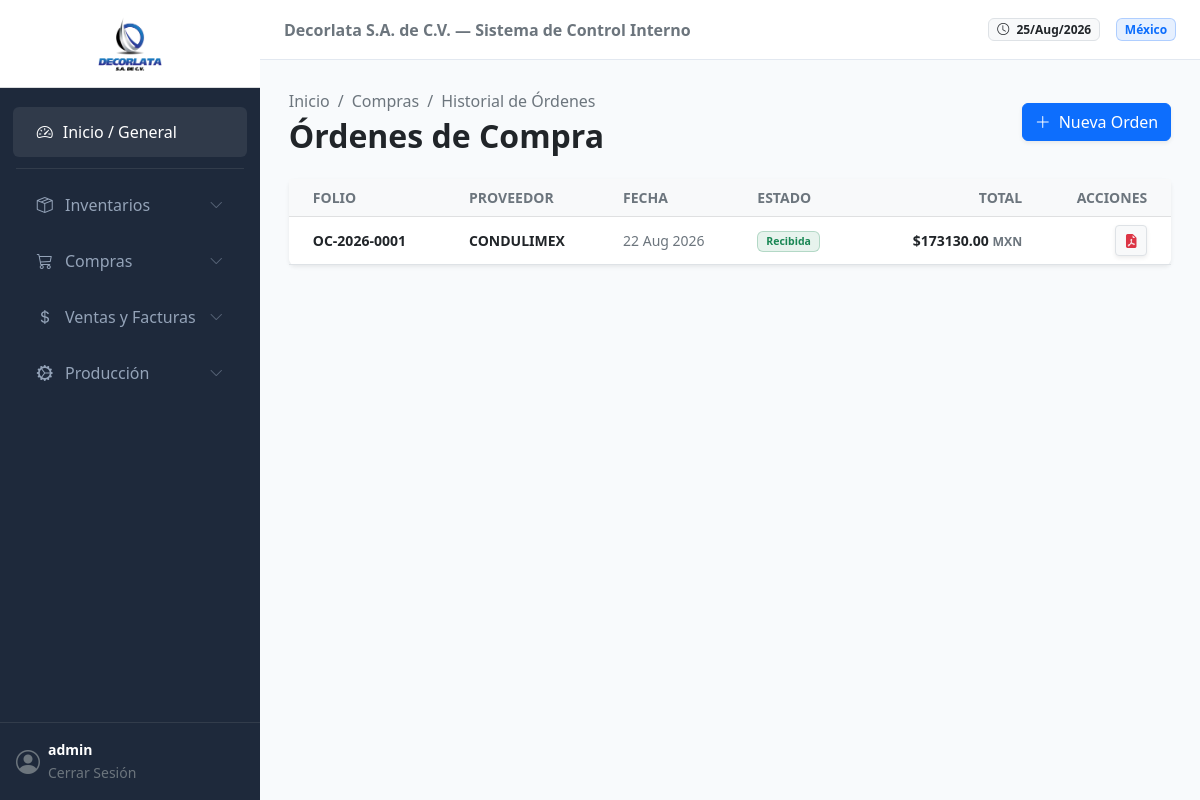
Page /compras/historial/ (signed in) on the earlier database version.
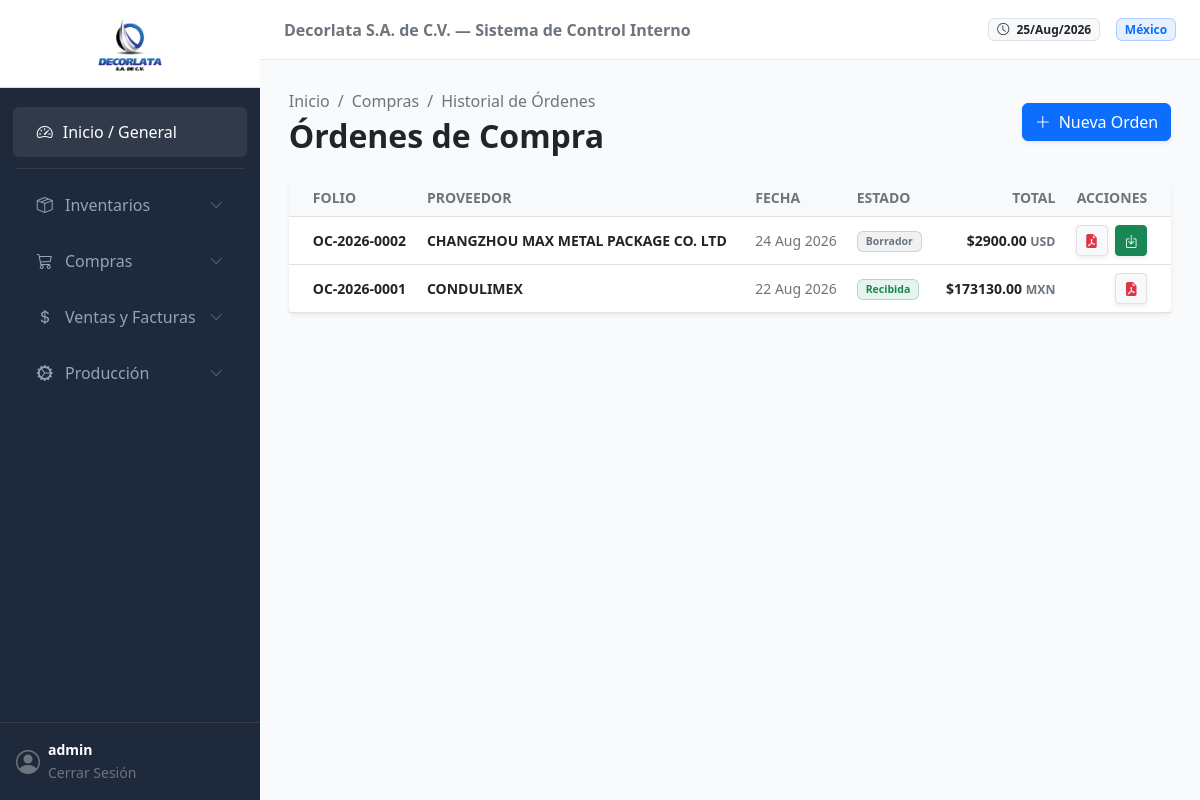
Same page on the later database version.
### compras/models.py (models this page shows, shortened)
class OrdenCompra_Maestro(models.Model):
    ESTADO_CHOICES = [
        ('BORRADOR', 'Borrador'),
        ('AUTORIZADA', 'Autorizada (Pendiente de Recepción)'),
        ('RECIBIDA', 'Recibida (Ingresada a Almacén)'),
        ('CANCELADA', 'Cancelada'),
    ]
    folio = models.CharField(max_length=20, unique=True, editable=False)
    proveedor = models.ForeignKey(Proveedor, on_delete=models.PROTECT)
    fecha_emision = models.DateTimeField(auto_now_add=True)
    fecha_esperada = models.DateField(blank=True, null=True)
    bodega_destino = models.ForeignKey(Bodega, on_delete=models.PROTECT, help_text="Almacén donde se recibirá la mercancía")
    moneda = models.ForeignKey(Moneda, on_delete=models.PROTECT)
    tipo_cambio_aplicado = models.DecimalField(
        max_digits=18, decimal_places=6, default=Decimal('1.000000'),
        help_text="Se captura automáticamente al autorizar/recibir si la moneda no es local"
    )
    estado = models.CharField(max_length=15, choices=ESTADO_CHOICES, default='BORRADOR')
    observaciones = models.TextField(blank=True, null=True)
    subtotal = models.DecimalField(max_digits=18, decimal_places=4, default=Decimal('0.0000'))
    impuestos = models.DecimalField(max_digits=18, decimal_places=4, default=Decimal('0.0000'))
    total = models.DecimalField(max_digits=18, decimal_places=4, default=Decimal('0.0000'))
    class Meta:
        verbose_name = "Orden de Compra"
        verbose_name_plural = "Órdenes de Compra"
        ordering = ['-fecha_emision']

class Proveedor(models.Model):
    rfc = models.CharField(max_length=15, unique=True, verbose_name="RFC / Tax ID")
    razon_social = models.CharField(max_length=255)
    nombre_comercial = models.CharField(max_length=255, blank=True, null=True)
    email = models.EmailField(blank=True, null=True)
    telefono = models.CharField(max_length=20, blank=True, null=True)
    direccion = models.TextField(blank=True, null=True)
    dias_credito = models.IntegerField(default=0, help_text="Días de crédito otorgados por el proveedor")
    activo = models.BooleanField(default=True)
    class Meta:
        verbose_name = "Proveedor"
        verbose_name_plural = "Proveedores"

### general/models.py (models this page shows, shortened)
class Moneda(models.Model):
    codigo = models.CharField(max_length=3, unique=True, verbose_name="Código ISO")
    nombre = models.CharField(max_length=50, verbose_name="Nombre de la Moneda")
    simbolo = models.CharField(max_length=5, verbose_name="Simbolo ($, €, etc.)")
    class Meta:
        verbose_name = "Moneda"
        verbose_name_plural = "Monedass"

### compras/views.py (the view)
# urls.py: path('historial/', views.historial_ordenes_view, name='historial_ordenes'),
@login_required
def historial_ordenes_view(request):
    ordenes = OrdenCompra_Maestro.objects.select_related('proveedor', 'moneda').all().order_by('-fecha_emision')
    return render(request, 'compras/historial_ordenes.html', {'ordenes': ordenes})

### compras/templates/compras/historial_ordenes.html (shortened to what this page needs)
{% extends 'general/base.html' %}
{% load static %}
{% block content %}
<div class="d-flex justify-content-between align-items-center mb-4 flex-wrap gap-3">
    <div>
        <nav aria-label="breadcrumb">
            <ol class="breadcrumb mb-1 small">
                <li class="breadcrumb-item"><a href="{% url 'general:dashboard' %}" class="text-decoration-none text-muted">Inicio</a></li>
                <li class="breadcrumb-item"><a href="#" class="text-decoration-none text-muted">Compras</a></li>
                <li class="breadcrumb-item active" aria-current="page">Historial de Órdenes</li>
            </ol>
        </nav>
        <h2 class="fw-bold text-dark mb-0">Órdenes de Compra</h2>
    </div>
    <div>
        <a href="{% url 'compras:crear_orden' %}" class="btn btn-primary shadow-sm">
            <i class="bi bi-plus-lg me-2"></i>Nueva Orden
        </a>
    </div>
</div>
<div class="card border-0 shadow-sm">
    <div class="card-body p-0">
        <div class="table-responsive">
            <table class="table table-hover align-middle mb-0">
                <thead class="table-light text-muted small text-uppercase">
                    <tr>
                        <th class="ps-4">Folio</th>
                        <th>Proveedor</th>
                        <th>Fecha</th>
                        <th>Estado</th>
                        <th class="text-end">Total</th>
                        <th class="text-end pe-4">Acciones</th>
                    </tr>
                </thead>
                <tbody class="text-secondary small">
                    {% for orden in ordenes %}
                    <tr>
                        <td class="ps-4 fw-bold text-dark">{{ orden.folio }}</td>
                        <td class="fw-semibold text-dark">{{ orden.proveedor.razon_social }}</td>
                        <td>{{ orden.fecha_emision|date:"d M Y" }}</td>
                        <td>
                            {% if orden.estado == 'BORRADOR' %}
                                <span class="badge bg-secondary bg-opacity-10 text-secondary border border-secondary border-opacity-25 px-2 py-1">Borrador</span>
                            {% elif orden.estado == 'AUTORIZADA' %}
                                <span class="badge bg-primary bg-opacity-10 text-primary border border-primary border-opacity-25 px-2 py-1">Autorizada</span>
                            {% elif orden.estado == 'RECIBIDA' %}
                                <span class="badge bg-success bg-opacity-10 text-success border border-success border-opacity-25 px-2 py-1">Recibida</span>
                            {% else %}
                                <span class="badge bg-dark bg-opacity-10 text-dark border border-dark border-opacity-25 px-2 py-1">{{ orden.estado }}</span>
                            {% endif %}
                        </td>
                        <td class="text-end fw-semibold text-dark">
                            {{ orden.moneda.simbolo|default:"$" }}{{ orden.total|floatformat:2 }} <small class="text-muted">{{ orden.moneda.codigo }}</small>
                        </td>
                        <td class="text-end pe-4">
                            <a href="{% url 'compras:orden_pdf' orden.id %}" target="_blank" class="btn btn-sm btn-light text-danger border shadow-sm" title="Descargar PDF">
                                <i class="bi bi-file-earmark-pdf-fill"></i>
                            </a>
                            {% if orden.estado != 'RECIBIDA' %}
                            <form action="{% url 'compras:recibir_orden' orden.id %}" method="POST" class="d-inline">
                                <button type="submit" class="btn btn-sm btn-success shadow-sm ms-1"
                                        title="Recibir e Ingresar al Kardex"
                                        onclick="return confirm('¿Confirmas la recepción física de esta mercancía en el almacén?');">
                                    <i class="bi bi-box-arrow-in-down"></i>
                                </button>
                            </form>
                            {% endif %}
                        </td>
                    </tr>
                    {% endfor %}
                </tbody>
            </table>
        </div>
    </div>
</div>
{% endblock %}

### general/templates/general/base.html (shortened to what this page needs)
{% load static %}
<!DOCTYPE html>
<html lang="es">
<head>
    <link href="https://cdn.jsdelivr.net/npm/bootstrap@5.2.3/dist/css/bootstrap.min.css" rel="stylesheet">
    <link rel="stylesheet" href="https://cdn.jsdelivr.net/npm/bootstrap-icons@1.10.5/font/bootstrap-icons.css">
</head>
<body hx-headers='{"X-CSRFToken": "{{ csrf_token }}"}'>
    <nav class="sidebar d-flex flex-column" id="sidebarMenu">
        <div class="p-3 text-center border-bottom border-secondary border-opacity-25 bg-white">
            <img src="{% static 'general/img/logo_decorlata.png' %}" alt="Decorlata" class="img-fluid" style="max-height: 55px; width: auto;">
        </div>
        <div class="nav flex-column mt-3 flex-grow-1">
            <a href="{% url 'general:dashboard' %}" class="nav-link active">
                <i class="bi bi-speedometer2"></i> Inicio / General
            </a>
            <hr class="text-secondary mx-3 my-2 opacity-25">
            <a href="#submenuInventario" data-bs-toggle="collapse" class="nav-link d-flex justify-content-between align-items-center" aria-expanded="false">
                <span><i class="bi bi-box-seam me-2"></i> Inventarios</span>
                <i class="bi bi-chevron-down small opacity-50"></i>
            </a>
            <a href="#submenuCompras" data-bs-toggle="collapse" class="nav-link d-flex justify-content-between align-items-center" aria-expanded="false">
                <span><i class="bi bi-cart3 me-2"></i> Compras</span>
                <i class="bi bi-chevron-down small opacity-50"></i>
            </a>
            <a href="#submenuVentas" data-bs-toggle="collapse" class="nav-link d-flex justify-content-between align-items-center" aria-expanded="false">
                <span><i class="bi bi-currency-dollar me-2"></i> Ventas y Facturas</span>
                <i class="bi bi-chevron-down small opacity-50"></i>
            </a>
            <a href="#submenuProduccion" data-bs-toggle="collapse" class="nav-link d-flex justify-content-between align-items-center" aria-expanded="false">
                <span><i class="bi bi-gear-wide-connected me-2"></i> Producción</span>
                <i class="bi bi-chevron-down small opacity-50"></i>
            </a>
        </div>
        <div class="p-3 border-top border-secondary border-opacity-25">
            <div class="d-flex align-items-center text-white">
                <i class="bi bi-person-circle fs-4 me-2 text-muted"></i>
                <div class="overflow-hidden">
                    <p class="mb-0 small fw-bold text-truncate">{{ user.username }}</p>
                    <a href="/admin/logout/" class="text-decoration-none text-muted small">Cerrar Sesión</a>
                </div>
            </div>
        </div>
    </nav>
    <div class="main-wrapper">
        <header class="top-navbar d-flex align-items-center justify-content-between px-4">
            <div class="d-flex align-items-center gap-3">
                <span class="text-secondary fw-semibold d-none d-lg-inline">Decorlata S.A. de C.V. — Sistema de Control Interno</span>
            </div>
            <div class="ms-auto d-flex align-items-center gap-3">
                <span class="badge bg-light text-dark border"><i class="bi bi-clock me-1"></i> {% now "d/M/Y" %}</span>
                <span class="badge bg-primary bg-opacity-10 text-primary border border-primary border-opacity-25">México</span>
            </div>
        </header>
        <main class="content-container" id="main-content">
            {% block content %}{% endblock %}
        </main>
    </div>
</body>
</html>

### general/templates/general/base.html (style rules this page uses)
:root { --sidebar-width: 260px; --primary-dark: #1e293b; --bg-light: #f8fafc; }
body { background-color: var(--bg-light); font-family: system-ui, -apple-system, sans-serif; overflow-x: hidden; }
.sidebar { width: var(--sidebar-width); height: 100vh; position: fixed; top: 0; left: 0; background-color: var(--primary-dark); z-index: 1000; transition: all 0.3s; }
.sidebar .nav-link { color: #94a3b8; padding: 0.8rem 1.5rem; display: flex; align-items: center; gap: 10px; border-radius: 0.375rem; margin: 0.2rem 0.8rem; }
.sidebar .nav-link:hover, .sidebar .nav-link.active { color: #fff; background-color: rgba(255, 255, 255, 0.08); }
.main-wrapper { margin-left: var(--sidebar-width); min-height: 100vh; display: flex; flex-direction: column; }
.top-navbar { background-color: #fff; border-bottom: 1px solid #e2e8f0; height: 60px; }
.content-container { padding: 1.8rem; flex-grow: 1; }

Differences in the rows shown:
added OrdenCompra_Maestro: folio "OC-2026-0002", proveedor.razon_social "CHANGZHOU MAX METAL PACKAGE CO. LTD", fecha_emision "24 Aug 2026", estado "Borrador", moneda.simbolo "$", total "2900.00", moneda.codigo "USD"
